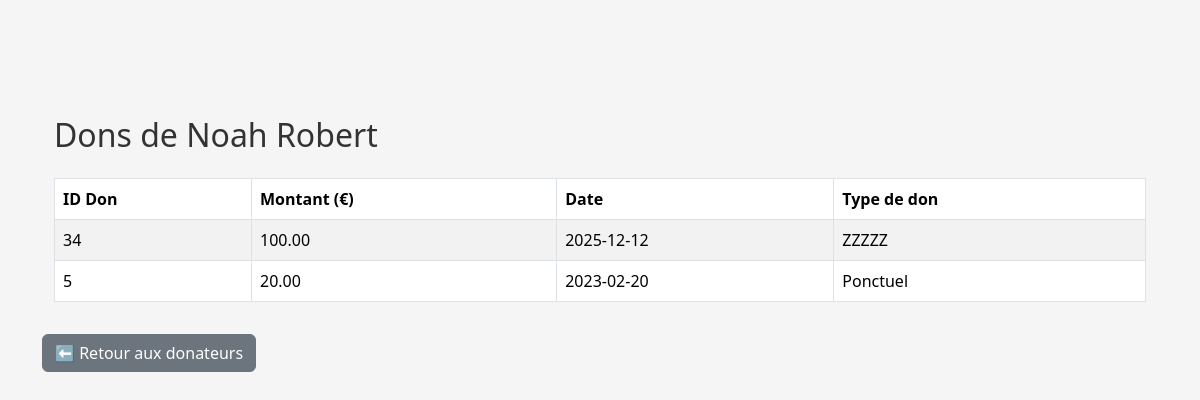
Screenshot of /fonction_3/affich_don_donnateur.php?idPersonne=5 (signed in) with the database file from the repository.
### tables this page shows
CREATE TABLE `PERSONNE` (
  `idPersonne` int NOT NULL AUTO_INCREMENT,
  `nom` varchar(100) NOT NULL,
  `prenom` varchar(100) NOT NULL,
  `date_naissance` date NOT NULL,
  `mail` varchar(255) NOT NULL DEFAULT '',
  `telephone` varchar(20) NOT NULL,
  `adresse` varchar(255) NOT NULL,
  `code_postal` varchar(10) DEFAULT NULL,
  `Profession` varchar(50) DEFAULT NULL,
  `Ville` varchar(50) DEFAULT NULL,
  PRIMARY KEY (`idPersonne`)
);

CREATE TABLE `DON` (
  `idDon` int NOT NULL AUTO_INCREMENT,
  `montant` decimal(10,2) NOT NULL,
  `date_` date NOT NULL,
  `type_don` varchar(50) NOT NULL,
  `idPersonne` int DEFAULT NULL,
  PRIMARY KEY (`idDon`),
  KEY `idPersonne` (`idPersonne`),
  CONSTRAINT `fk_don` FOREIGN KEY (`idPersonne`) REFERENCES `DONATEUR` (`idPersonne`) ON DELETE CASCADE
);

### fonction_3/affich_don_donnateur.php (the view, shortened to what this page needs)
<?php
require '../connexion/db_connect.php';
$idDonateur = $_GET['idPersonne'];
$stmtDonateur = $pdo->prepare("SELECT p.nom, p.prenom FROM PERSONNE p
                               JOIN DONATEUR d ON p.idPersonne = d.idPersonne
                               WHERE d.idPersonne = ?");
$stmtDonateur->execute([$idDonateur]);
$donateur = $stmtDonateur->fetch();
$stmtDons = $pdo->prepare("SELECT d.idDon, d.montant, d.date_, d.type_don
                           FROM DON d
                           WHERE d.idPersonne = ?
                           ORDER BY d.date_ DESC");
$stmtDons->execute([$idDonateur]);
$dons = $stmtDons->fetchAll();
?>
<!DOCTYPE html>
<html>
<head>
    <link href="https://cdn.jsdelivr.net/npm/bootstrap@5.3.8/dist/css/bootstrap.min.css" rel="stylesheet">
    <link rel="stylesheet" href="../styles.css">
</head>
<body class="container mt-4">
<div class="container mt-5 pt-4">
<h2 class="mb-4">Dons de <?= htmlspecialchars($donateur['prenom'] . ' ' . $donateur['nom']) ?></h2>
    <?php if(count($dons) === 0): ?>
        <p>Aucun don enregistré pour ce donateur.</p>
    <?php else: ?>
        <table class="table table-striped table-bordered table-hover">
            <thead>
                <tr>
                    <th>ID Don</th>
                    <th>Montant (€)</th>
                    <th>Date</th>
                    <th>Type de don</th>
                </tr>
            </thead>
            <tbody>
                <?php foreach($dons as $don): ?>
                <tr>
                    <td><?= htmlspecialchars($don['idDon']) ?></td>
                    <td><?= htmlspecialchars($don['montant']) ?></td>
                    <td><?= htmlspecialchars($don['date_']) ?></td>
                    <td><?= htmlspecialchars($don['type_don']) ?></td>
                </tr>
                <?php endforeach; ?>
            </tbody>
        </table>
    <?php endif; ?>
</div>
<a href="affich_meilleurs_donnateurs.php" class="btn btn-secondary mt-3">⬅ Retour aux donateurs</a>
</body>
</html>

### styles.css (style rules this page uses)
* { margin: 0; padding: 0; box-sizing: border-box; font-family: 'Segoe UI', Tahoma, Geneva, Verdana, sans-serif; }
body { background-color: #f5f5f5; padding: 20px; color: #333; }

### rows the page displays
personne: prenom+nom "Noah Robert"
don: idDon "34", montant "100.00", date_ "2025-12-12", type_don "ZZZZZ"
don: idDon "5", montant "20.00", date_ "2023-02-20", type_don "Ponctuel"
